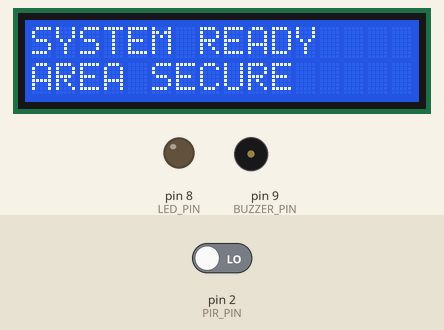
Recording of a program running on a simulated Arduino Uno, built with avr-gcc and run on an emulated ATmega328P. On the bench: 16×2 character LCD, output pins drawn as LEDs (lit = HIGH), buzzer (waves = sounding, pin HIGH). The test bench sets the inputs (shaded band); at power-on: pin 2 (PIR_PIN) LOW.

Above: at 2.2 s.
At 4.8 s:
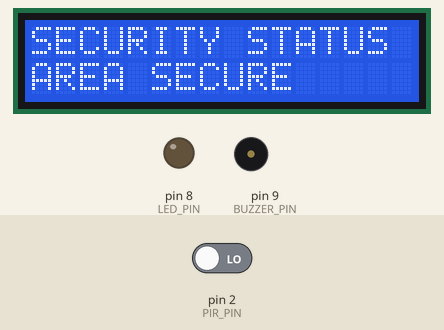
4.9 s: pin 2 (PIR_PIN) driven HIGH
At 6.2 s:
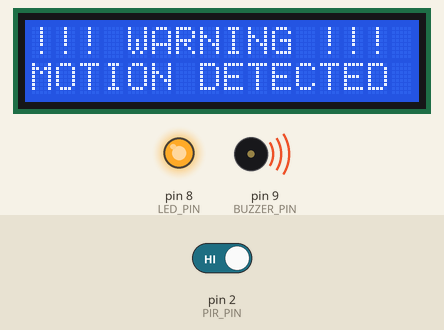
7.2 s: pin 2 (PIR_PIN) driven LOW
At 8.8 s:
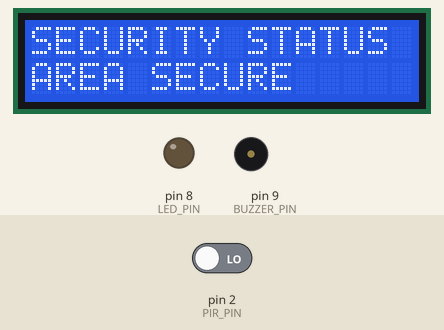
Timing chart, 0 to 10.3 s (numbered marks = the images above; inputs shaded):
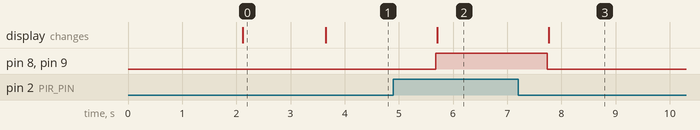

Measured:
- after the input at 4.9 s, pin 8 (LED_PIN), pin 9 (BUZZER_PIN): LOW → HIGH after 0.78 s; the display: changes after 0.81 s (image 2)
- after the input at 7.2 s, pin 8 (LED_PIN), pin 9 (BUZZER_PIN): HIGH → LOW after 0.54 s; the display: changes after 0.57 s (image 3)
- what the display in image 0 shows lasts 1.5 s, from 2.1 s to 3.6 s

The program:

main.cpp
```cpp
#include <Arduino.h>
#include <Wire.h>
#include <LiquidCrystal_I2C.h>

// pin configuration
const int PIR_PIN = 2;
const int LED_PIN = 8;
const int BUZZER_PIN = 9;


// LCD Configuration
LiquidCrystal_I2C lcd(0x27, 16, 2);

//setup
void setup() {
  //configure pins
  pinMode(PIR_PIN, INPUT);
  pinMode(LED_PIN, OUTPUT);
  pinMode(BUZZER_PIN, OUTPUT);

  //let both the buzzer and bulb be off when the system boots
  digitalWrite(LED_PIN, LOW);
  digitalWrite(LED_PIN, LOW);
  digitalWrite(BUZZER_PIN,LOW);

  //start the display screen
  lcd.init();
  lcd.backlight();

  //clear the screen
  lcd.clear();

  lcd.setCursor(0, 0);
  lcd.print("Security System");

  lcd.setCursor(0, 1);
  lcd.print("Initializing");

  delay(2000);

  lcd.clear();

  lcd.setCursor(0, 0);
  lcd.print("SYSTEM READY");

  lcd.setCursor(0, 1);
  lcd.print("AREA SECURE");

  delay(1500);
}

// main program
void loop() {
  //read the motion sensor
  int motion = digitalRead(PIR_PIN);

  // set condition to check what is to be done
  if (motion == HIGH) {
    // activate light
    digitalWrite(LED_PIN, HIGH);
    // activate buzzer
    digitalWrite(BUZZER_PIN, HIGH);

    //lcd alert
    lcd.clear();

    lcd.setCursor(0, 0);
    lcd.print("!!! WARNING !!!");

    lcd.setCursor(0, 1);
    lcd.print("MOTION DETECTED");
  }
  // else no motion
  else {
    // deactivate the alarm
    digitalWrite(LED_PIN, LOW);
    digitalWrite(BUZZER_PIN, LOW);

    // lcd status
    lcd.clear();

    lcd.setCursor(0, 0);
    lcd.print("SECURITY STATUS");

    lcd.setCursor(0, 1);
    lcd.print("AREA SECURE");

  }
  // delay for a second
  delay(1000);
}
```
